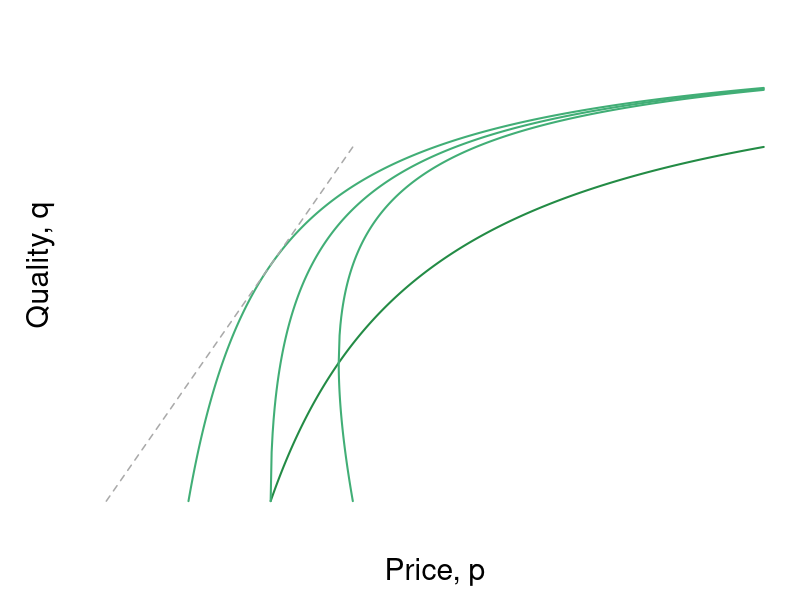

Recreate this plot in R. (Note: this script raises an error after producing the figure.)
#' Graph Designer: Scott Cohn
#' Authors: Bowles and Halliday
#' Title: Coordination, Conflict and Competition: A Text in Microeconomics

require(ggplot2)
require(shape)
pdf(file = "information_power/iso_vmap_b.pdf", width = 9, height = 7)

#Set parameters for graphics
pointsize <- 1.8
axislabelsize <- 1.8
labelsize <- 1.5
namesize <- 1.8
annotatesize <- 1.5
graphlinewidth <- 2
segmentlinewidth <- 1.5

COLA <- c("#e0f3db", "#99d8c9","#66c2a4","#41ae76", "#238b45", "#005824")
COLB <- c("#c6dbef", "#4eb3d3", "#2b8cbe", "#0868ac","#084081")
COL <- c("#7fc97f", "#beaed4", "#fdc086", "#ffff99", "#386cb0", "#f0027f", "#bf5b17", "#666666")
COLA <- c("#e0f3db", "#99d8c9","#66c2a4","#41ae76", "#238b45", "#005824")
COLB <- c("#c6dbef", "#4eb3d3", "#2b8cbe", "#0868ac","#084081")
COLC <- c("#fcfbfd", "#efedf5", "#dadaeb", "#bcbddc", "#9e9ac8", "#807dba", "#6a51a3", "#54278f", "#3f007d")


#The equation is below when v = 0. See Wolfram Alpha output. 
isov <- function(p, delta = 5) {
  (p - delta)/p
}

isovhigh1 <- function(p, delta = 5, v = 5){
  (sqrt(p^2 - 4 * delta * v) - p + 2*v)/( 2 * v )
}

isovlow1 <- function(p, delta = 5, v = 5){
  (-sqrt(p^2 - 4 * delta * v) - p + 2*v)/( 2 * v )
}

isovhigh2 <- function(p, delta = 5, v = 10){
  (sqrt(p^2 - 4 * delta * v) - p + 2*v)/( 2 * v )
}

isovlow2 <- function(p, delta = 5, v = 10){
  (-sqrt(p^2 - 4 * delta * v) - p + 2*v)/( 2 * v )
}

isovhigh4 <- function(p, delta = 5, v = 15){
  (sqrt(p^2 - 4 * delta * v) - p + 2*v)/( 2 * v )
}

isovlow3 <- function(p, delta = 5, v = 15){
  (-sqrt(p^2 - 4 * delta * v) - p + 2*v)/( 2 * v )
}

brfFn <- function(p, delta = 5) {
  1 - (2*delta) /p
}

#This is evaluated for p = 12; q = 12/(8*sqrt(12^2 - 4*delta1*v1)) - 1/8 for the slope
#At p = 12; q = (-sqrt(12^2 - 4*v1*delta1) - 12 + 2*v1)/(2*v1) = 0.799
tangencyLine <- function(p){
  (p*(0.05))
}


COL <- c("#f7fcf5", "#e5f5e0", "#c7e9c0", "#a1d99b", "#74c476", "#41ab5d", "#238b45", "#005a32")
par(mar =  c(4, 4, .5, .5))

xlims <- c(0, 40)
ylims <- c(0, 1)

plot(0, 0, xlim = xlims, ylim = ylims, type = "n",
     xlab = "",
     ylab = "",
     xaxt = "n", yaxt = "n", cex.lab = axislabelsize, bty = "n")

mtext(expression(paste("Price, ", p)), side = 1, line = 2.5, cex = axislabelsize)
text(-4, ylims[2] - 0.5*(ylims[2] - ylims[1]), expression(paste("Quality, ", q)), xpd = TRUE, cex = axislabelsize, srt = 90) 

npts <- 500 
npts2 <- 501
#Specify the sequences of points for graphing. 
xx0 <- seq(5, xlims[2], length.out = npts)
xx1 <- seq(10, xlims[2], length.out = npts)
xx2 <- seq(xlims[1], 15, length.out = npts)
xx3 <- seq(10, xlims[2], length.out = npts2)
xx4 <- seq(xlims[1], 10, length.out = npts2)
#For below, I solved sqrt(p^2 - 200) - p + 200/p = 0, getting p = 10*sqrt(2) = 14.14214
xx5 <- seq(14.14214, xlims[2], length.out = npts2)
xx6 <- seq(14.14214, 15, length.out = npts2)
xx7 <- seq(20, xlims[2], length.out = npts2)
xx8 <- seq(xlims[1], 25, length.out = npts2)

#Draw the lines for the graphs
lines(xx0, isov(xx0, delta = 5), col = COLA[4], lwd = graphlinewidth)
lines(xx1, brfFn(xx1), col = COLA[5], lwd = graphlinewidth)
lines(xx2, tangencyLine(xx2), col = "darkgrey", lwd = segmentlinewidth, lty = 2)
lines(xx3, isovhigh1(xx3, v = 5, delta = 5), col = COLA[4], lwd = graphlinewidth)
lines(xx4, isovlow1(xx4, v = 5, delta = 5), col = COLA[4], lwd = graphlinewidth)
lines(xx5, isovhigh2(xx5, v = 10, delta = 5), col = COLA[4], lwd = graphlinewidth)
lines(xx6, isovlow2(xx6, v = 10, delta = 5), col = COLA[4], lwd = graphlinewidth)
lines(xx7, isovhigh3(xx7, v = 20, delta = 5), col = COLA[4], lwd = graphlinewidth)
lines(xx8, isovlow3(xx8, v = 20, delta = 5), col = COLA[4], lwd = graphlinewidth)


#Customize ticks and labels for the plot
ticksy <- c(0, 0.5, 1)
ylabels <- c(0, expression(paste(frac(1,2))), 1)
ticksx <- c(0, 5, 10, 20, 40)
xlabels <- c(0, expression(paste(underline("u"))), expression(paste(p[0] == 2*underline("u"))), expression(paste(p == 4*underline("u"))) , 40)
axis(1, at = ticksx, pos = 0, labels = xlabels, cex.axis = labelsize)
axis(2, at = ticksy, pos = 0, labels = ylabels, las = 1, cex.axis = labelsize)

#Annotation of the three graphs and the NE

text(3.4, 0.05, expression(paste(v[0] == z)), cex = annotatesize)
text(9.0, 0.05, expression(paste(v[1])), cex = annotatesize)
text(14, 0.05, expression(paste(v[2])), cex = annotatesize)
text(23.5, 0.05, expression(paste(v[4])), cex = annotatesize)
text(21, 0.48, expression(paste("a")), cex = annotatesize)
text(33, 0.58, expression(paste("Best-response function")), cex = annotatesize)
text(36, 0.9, expression(paste("Iso-v curves")), cex = annotatesize)

#Lines for the coordinates of the Nash equilbrium
segments(10, 0, 10, 1, lty = 2, col = "darkgray", lwd = segmentlinewidth)
segments(20, 0, 20, 1, lty = 2, col = "darkgray", lwd = segmentlinewidth)
segments(0, 0.5, 20, 0.5, lty = 2, col = "darkgray", lwd = segmentlinewidth)
segments(14.14214, 0.15, 14.14214, 0.45, lty = 2, col = "darkgray", lwd = segmentlinewidth)

#Arrows and rent label
Arrows(15, 0.8, 19.3, 0.8,  col = "black", lty = 1, lwd = 2, arr.type = "triangle")
Arrows(15, 0.8, 10.8, 0.8,  col = "black", lty = 1, lwd = 2, arr.type = "triangle")
text(14.8, 0.9, expression(paste("Rent at")), cex = annotatesize)
text(15, 0.85, expression(paste("point a")), cex = annotatesize)

#Arrows and slope of iso-v label
Arrows(29, 0.15, 24, 0.15,  col = "black", lty = 1, lwd = 2, arr.type = "triangle")
text(32, 0.2, expression(paste("Slope of iso-v")), cex = annotatesize)
text(32.3, 0.15, expression(paste(" = -mrs ")), cex = annotatesize)
text(32, 0.06, expression(paste(" = " -frac(v[p], v[q]))), cex = annotatesize)


#Add a point for the NE
points(20, 0.5, pch = 16, col = "black", cex = 1.5)


#Add a point for b
points(10, 0.5, pch = 16, col = "black", cex = 1.5)
text(9.5, 0.53, expression(paste("b")), cex = annotatesize)

#Add a point for d
#Figure out q for p = 14.14214: q = 1 - 2delta/p = 1 - (2*5)/14.14214 =  0.2928934
points(14.14214, 0.2928934, pch = 16, col = "black", cex = 1.5)
text(15, 0.2928934, expression(paste("d")), cex = annotatesize)

dev.off()
